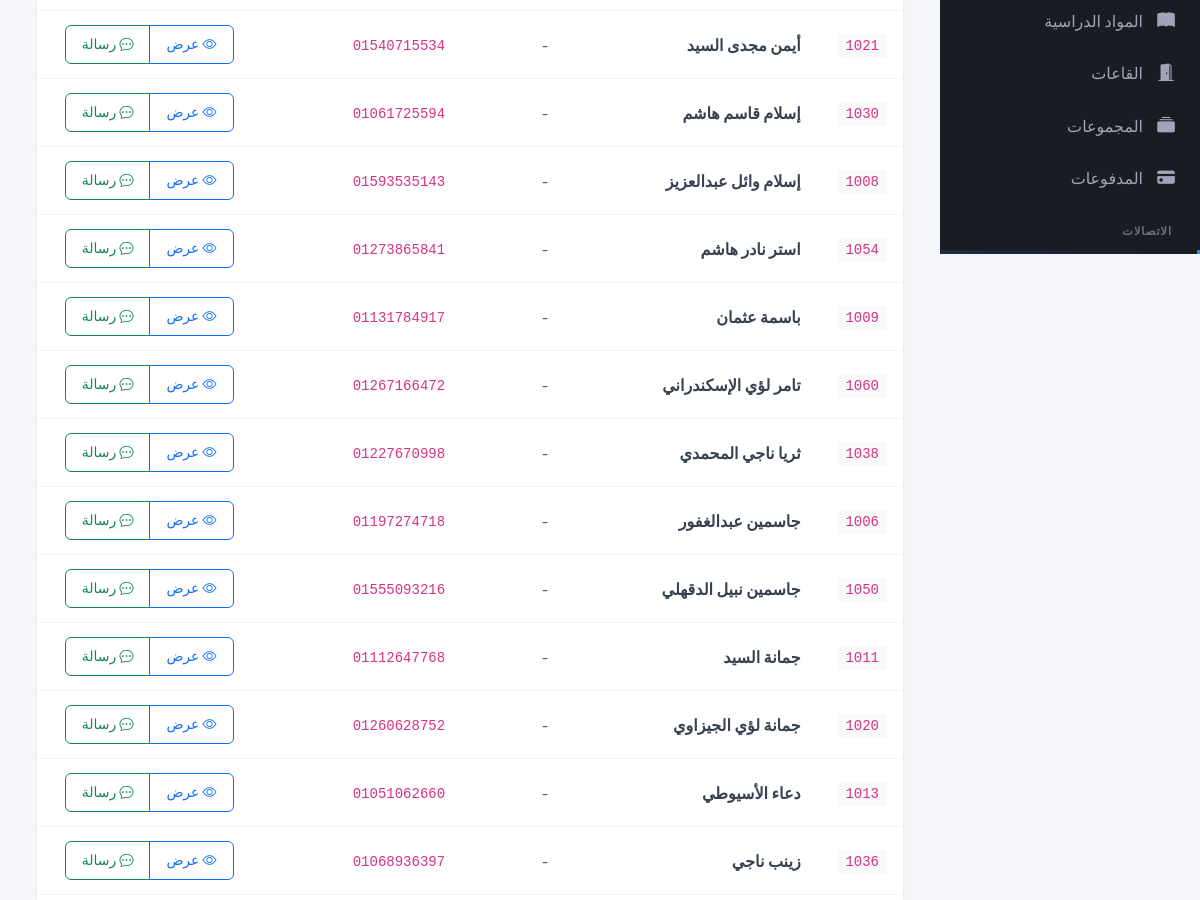
Before: /notifications/whatsapp/contacts/ (signed in, middle part) with the older database file.
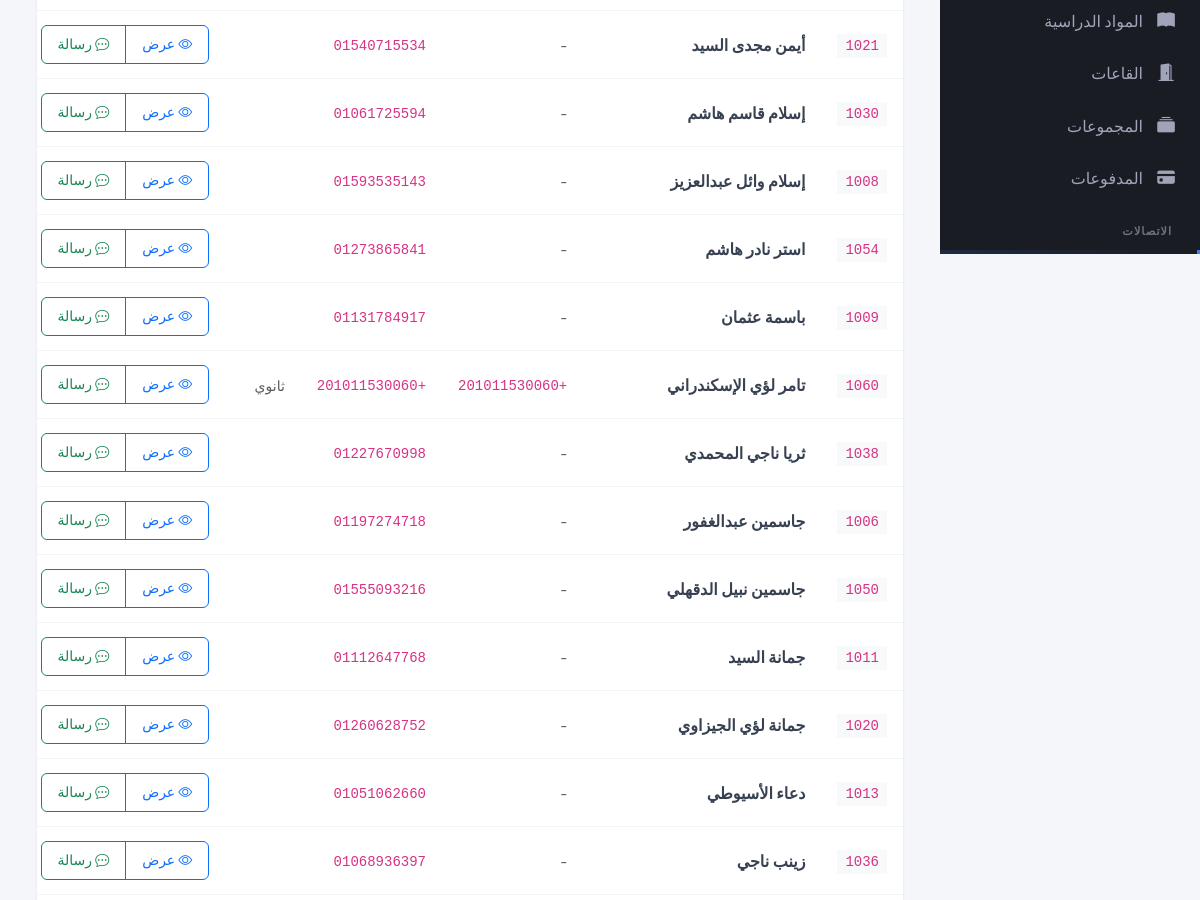
After: the same page with the newer database file.
### apps/students/models.py (models this page shows, shortened)
class Student(models.Model):
    GENDER_CHOICES = [
        ('male', 'ذكر'),
        ('female', 'أنثى'),
    ]
    EDUCATION_STAGE_CHOICES = [
        ('primary', 'ابتدائي'),
        ('preparatory', 'إعدادي'),
        ('secondary', 'ثانوي'),
    ]
    EDUCATION_YEAR_CHOICES = [
        ('1', 'أولى'),
        ('2', 'ثانية'),
        ('3', 'ثالثة'),
    ]
    EDUCATION_TYPE_CHOICES = [
        ('general', 'عام'),
        ('languages', 'لغات'),
        ('experimental', 'تجريبي'),
    ]
    student_id = models.AutoField(primary_key=True)
    student_code = models.CharField(
        max_length=10,
        unique=True,
        db_index=True,
        verbose_name="كود الطالب",
        help_text="كود قصير ومميز (مثال: 1001، 5050)"
    )
    full_name = models.CharField(max_length=255, verbose_name="الاسم الكامل")
    gender = models.CharField(
        max_length=10,
        choices=GENDER_CHOICES,
        default='male',
        verbose_name="النوع",
        help_text="لتحديد نوع المجموعة المناسبة"
    )
    education_stage = models.CharField(
        max_length=20,
        choices=EDUCATION_STAGE_CHOICES,
        blank=True,
        verbose_name="المرحلة الدراسية"
    )
    education_year = models.CharField(
        max_length=5,
        choices=EDUCATION_YEAR_CHOICES,
        blank=True,
        verbose_name="السنة الدراسية"
    )
    education_type = models.CharField(
        max_length=20,
        choices=EDUCATION_TYPE_CHOICES,
        default='general',
        verbose_name="نوع التعليم"
    )
    groups = models.ManyToManyField(
        'teachers.Group',
        through='StudentGroupEnrollment',
        related_name='enrolled_students',
        verbose_name="المجموعات"
    )
    phone_regex = RegexValidator(
        regex=r'^\+?1?\d{9,15}$',
        message="رقم الهاتف يجب أن يكون بالصيغة: '+999999999'"
    )
    student_phone = models.CharField(
        validators=[RegexValidator(
            regex=r'^\+?1?\d{9,15}$',
            message="رقم الهاتف يجب أن يكون بالصيغة: '+999999999'"
        )],
        max_length=17,
        blank=True,
        verbose_name="رقم الطالب"
    )
    parent_phone = models.CharField(
        validators=[RegexValidator(
            regex=r'^\+?1?\d{9,15}$',
            message="رقم الهاتف يجب أن يكون بالصيغة: '+999999999'"
        )],
        max_length=17,
        verbose_name="هاتف ولي الأمر",
        help_text="للأولاد = الأب، للبنات = الأم/الأخت"
    )
    date_of_birth = models.DateField(
        null=True,
        blank=True,
        verbose_name="تاريخ الميلاد"
    )
    school_name = models.CharField(
        max_length=100,
        blank=True,
        verbose_name="اسم المدرسة"
    )
    grade = models.CharField(
        max_length=50,
        blank=True,
        verbose_name="الصف الدراسي"
    )
    address = models.TextField(
        blank=True,
        verbose_name="العنوان"
    )
    parent_name = models.CharField(
        max_length=255,
        blank=True,
        verbose_name="اسم ولي الأمر"
    )
    is_active = models.BooleanField(default=True, verbose_name="نشط")
    created_at = models.DateTimeField(auto_now_add=True)
    updated_at = models.DateTimeField(auto_now=True)
    class Meta:
        db_table = 'students'
        verbose_name = 'طالب'
        verbose_name_plural = 'الطلاب'
        ordering = ['-created_at']

### apps/notifications/views.py (the view, shortened to what this page needs)
# urls.py: path('whatsapp/contacts/', views.contact_list, name='contact_list'),
@login_required
def contact_list(request):
    contact_type = request.GET.get('type', 'all')  # all, student, parent
    if contact_type == 'student':
        contacts = Student.objects.filter(is_active=True, student_phone__isnull=False)
    elif contact_type == 'parent':
        contacts = Student.objects.filter(is_active=True, parent_phone__isnull=False)
    else:
        contacts = Student.objects.filter(is_active=True)
    search = request.GET.get('search')
    contacts = contacts.order_by('full_name')
    context = {
        'contacts': contacts,
        'contact_type': contact_type,
        'search_query': search,
        'page_title': 'قائمة جهات الاتصال'
    }
    return render(request, 'notifications/contact_list.html', context)

### templates/notifications/contact_list.html (shortened to what this page needs)
{% extends 'base.html' %}
{% block content %}
<div class="container-fluid">
    <div class="card">
        <div class="table-responsive">
            <table class="table table-hover mb-0">
                <tbody>
                    {% for contact in contacts %}
                    <tr>
                        <td>
                            <code class="bg-light px-2 py-1">{{ contact.student_code }}</code>
                        </td>
                        <td>
                            <strong>{{ contact.full_name }}</strong>
                        </td>
                        <td>
                            {% if contact.student_phone %}
                            <code>{{ contact.student_phone }}</code>
                            {% else %}
                            <span class="text-muted">-</span>
                            {% endif %}
                        </td>
                        <td>
                            {% if contact.parent_phone %}
                            <code>{{ contact.parent_phone }}</code>
                            {% else %}
                            <span class="text-muted">-</span>
                            {% endif %}
                        </td>
                        <td>
                            <small class="text-muted">
                                {% if contact.education_stage %}
                                {{ contact.get_education_stage_display }}
                                {% endif %}
                            </small>
                        </td>
                        <td>
                            <div class="btn-group btn-group-sm">
                                <a href="{% url 'students:detail' contact.student_id %}" class="btn btn-outline-primary" title="عرض الطالب">
                                    <i class="bi bi-eye"></i> عرض
                                </a>
                                <a href="{% url 'notifications:send_message' %}?student={{ contact.student_id }}&type=parent" class="btn btn-outline-success" title="إرسال رسالة">
                                    <i class="bi bi-chat-dots"></i> رسالة
                                </a>
                            </div>
                        </td>
                    </tr>
                    {% empty %}
                    <tr>
                        <td colspan="6" class="text-center text-muted py-4">
                            لا توجد جهات اتصال
                        </td>
                    </tr>
                    {% endfor %}
                </tbody>
            </table>
        </div>
    </div>
</div>
{% endblock %}

Changed rows visible on the page:
changed Student "تامر لؤي الإسكندراني": student_phone (not shown) → "+201011530060"; parent_phone "01267166472" → "+201011530060"; education_stage (not shown) → "ثانوي"; no longer shows "-"
